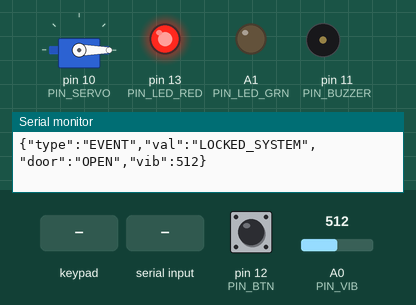
This sketch was run on a simulated Arduino Uno, built with avr-gcc and run on an emulated ATmega328P. Parts: servo, output pins drawn as LEDs (lit = HIGH), buzzer (waves = sounding), the last lines printed to the serial monitor. The inputs (shaded band) are chosen by the test bench; at power-on: A0 (PIN_VIB) = 512, pin 12 (PIN_BTN) HIGH.

Above: at 1.3 s.
1.4 s: A0 (PIN_VIB) set to 889
4.4 s: A0 (PIN_VIB) set to 908
At 5.65 s:
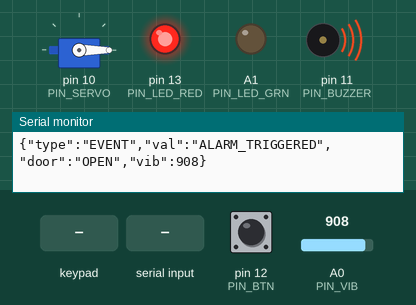
7.4 s: keypad keys 1 2 3 4 # pressed 0.4 s apart
At 9.16 s:
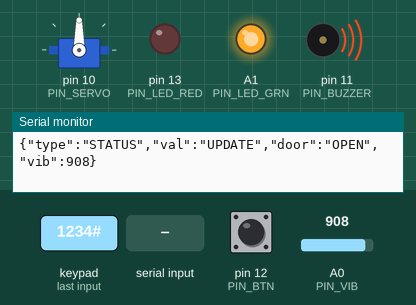
13.9 s: key '#' pressed
16.9 s: "UNLOCK\n" received over Serial
Timing chart, 0 to 20.9 s (numbered marks = the images above; inputs shaded):
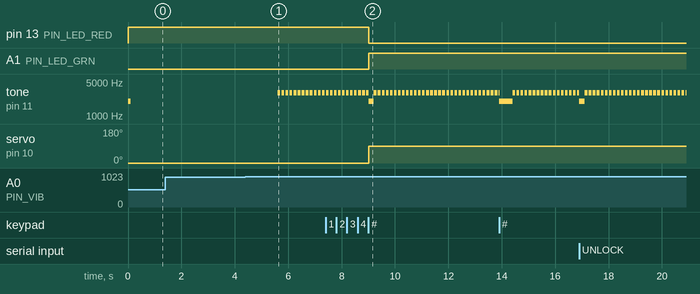

The sketch:

sketch.ino
```cpp
#include <Keypad.h>
#include <Servo.h>
#include <ArduinoJson.h>
#include "config.h"  // Import settings from the external file

// --- KEYPAD SETUP ---
// (Rows/Cols layout remains here as it's specific to the library logic)
const byte ROWS = 4;
const byte COLS = 4;
char keys[ROWS][COLS] = {
  {'1','2','3','A'},
  {'4','5','6','B'},
  {'7','8','9','C'},
  {'*','0','#','D'}
};

// Initialize Keypad using pins from config.h
// We cast to (byte*) because the Keypad library expects non-const arrays
Keypad keypad = Keypad(makeKeymap(keys), (byte*)ROW_PINS, (byte*)COL_PINS, ROWS, COLS);

Servo myservo;
String inputCode = "";

// State Variables
bool isLocked = true;
bool alarmActive = false;

// Logic Variables
int strikeCount = 0;
unsigned long lastStrikeTime = 0;
unsigned long lastUpdate = 0;
unsigned long lastAlarmBeep = 0;
int lastDoorState = -1;

void setup() {
  Serial.begin(9600);
  myservo.attach(PIN_SERVO);
  pinMode(PIN_BUZZER, OUTPUT);
  pinMode(PIN_BTN, INPUT_PULLUP);
  pinMode(PIN_LED_RED, OUTPUT);
  pinMode(PIN_LED_GRN, OUTPUT);

  lastDoorState = digitalRead(PIN_BTN);
  lockDoor("SYSTEM");
}

void loop() {
  // 1. KEYPAD
  char key = keypad.getKey();
  if (key) {
    if (!alarmActive) beep(50);
    if (key == '#') { checkCode(); inputCode = ""; }
    else if (key == '*') { inputCode = ""; beep(200); }
    else { inputCode += key; }
  }

  // 2. SENSORS
  checkSuspiciousVibration();
  checkDoorStatus();

  // 3. ALARM
  if (alarmActive) playWarningSound();

  // 4. REMOTE COMMANDS
  if (Serial.available()) {
    String cmd = Serial.readStringUntil('\n');
    cmd.trim();
    if (cmd == "UNLOCK") unlockDoor("REMOTE");
    if (cmd == "LOCK") lockDoor("REMOTE");
    if (cmd == "CLEAR_ALARM") clearAlarm("REMOTE");
  }

  // 5. HEARTBEAT
  if (millis() - lastUpdate > 3000) {
    sendJSON("STATUS", "UPDATE");
    lastUpdate = millis();
  }
}

// --- NEW FUNCTION: CLEAR ALARM ---
void clearAlarm(String source) {
  if (alarmActive) {
    alarmActive = false;
    strikeCount = 0;
    sendJSON("EVENT", "ALARM_CLEARED_" + source);
    beep(100); beep(100);
  }
}

void checkDoorStatus() {
  int currentDoorState = digitalRead(PIN_BTN);
  if (currentDoorState != lastDoorState) {
    delay(50);
    if (digitalRead(PIN_BTN) == currentDoorState) {
      if (currentDoorState == HIGH) sendJSON("EVENT", "DOOR_OPEN");
      else sendJSON("EVENT", "DOOR_CLOSED");
      lastDoorState = currentDoorState;
    }
  }
}

void checkSuspiciousVibration() {
  int vibReading = analogRead(PIN_VIB);
  unsigned long now = millis();

  if (vibReading > VIB_THRESHOLD && !alarmActive) {
    if (now - lastStrikeTime > COOLDOWN_MS) {
      strikeCount++;
      lastStrikeTime = now;
      if (strikeCount >= ALARM_TRIGGER_COUNT) {
        alarmActive = true;
        sendJSON("EVENT", "ALARM_TRIGGERED");
        strikeCount = 0;
      }
    }
  }
  if (strikeCount > 0 && (now - lastStrikeTime > RESET_WINDOW_MS)) {
    strikeCount = 0;
  }
}

void playWarningSound() {
  if (millis() - lastAlarmBeep > 150) {
    lastAlarmBeep = millis();
    tone(PIN_BUZZER, 3000, 100);
  }
}

void checkCode() {
  if (inputCode == ALARM_RESET_CODE) {
    clearAlarm("KEYPAD");
    return;
  }

  if (inputCode == MASTER_CODE) {
    if (isLocked) unlockDoor("KEYPAD");
    else lockDoor("KEYPAD");
  } else {
    beep(500);
    sendJSON("EVENT", "AUTH_FAIL");
  }
}

void unlockDoor(String source) {
  myservo.write(90);
  isLocked = false;
  digitalWrite(PIN_LED_RED, LOW);
  digitalWrite(PIN_LED_GRN, HIGH);
  beep(200);
  sendJSON("EVENT", "UNLOCKED_" + source);
}

void lockDoor(String source) {
  myservo.write(0);
  isLocked = true;
  digitalWrite(PIN_LED_RED, HIGH);
  digitalWrite(PIN_LED_GRN, LOW);
  beep(100);
  sendJSON("EVENT", "LOCKED_" + source);
}

void beep(int d) {
  tone(PIN_BUZZER, 2000, d);
  delay(d);
}

void sendJSON(String type, String val) {
  StaticJsonDocument<200> doc;
  doc["type"] = type;
  doc["val"] = val;
  doc["door"] = digitalRead(PIN_BTN) == HIGH ? "OPEN" : "CLOSED";
  doc["vib"] = analogRead(PIN_VIB);
  serializeJson(doc, Serial);
  Serial.println();
}
```

config.h
```cpp
#ifndef CONFIG_H
#define CONFIG_H

// --- HARDWARE PINS ---
// Change these here if you change your wiring
const int PIN_SERVO   = 10;
const int PIN_BUZZER  = 11;
const int PIN_BTN     = 12; // Door Sensor (Reed Switch)
const int PIN_LED_RED = 13;
const int PIN_LED_GRN = A1;
const int PIN_VIB     = A0; // Vibration Sensor

// --- KEYPAD CONFIGURATION ---
const byte ROW_PINS[4] = {9, 8, 7, 6};
const byte COL_PINS[4] = {5, 4, 3, 2};

// --- SECURITY SECRETS ---
// Update these codes to secure your physical lock
const String MASTER_CODE      = "1234"; // Code to Unlock
const String ALARM_RESET_CODE = "A";    // Code to Silence Alarm

// --- TUNING PARAMETERS ---
const int VIB_THRESHOLD       = 900;    // Sensitivity (0-1023)
const int COOLDOWN_MS         = 300;    // Debounce time
const int RESET_WINDOW_MS     = 10000;  // Time to reset strike count
const int ALARM_TRIGGER_COUNT = 5;      // Strikes needed to trigger

#endif
```

Measured:
- the behaviour switches between 900 and 901 on A0 (PIN_VIB) (found by bisection; images 0 and 1)
- after the input at 4.4 s, tone on pin 11 (PIN_BUZZER): alternates 3000 Hz for 0.10 s and silent for 0.05 s, starting after 1.2 s
- after the input at 7.4 s, pin 13 (PIN_LED_RED): HIGH → LOW after 1.6 s; A1 (PIN_LED_GRN): LOW → HIGH after 1.6 s; servo on pin 10 (PIN_SERVO): 0° → 90° after 1.6 s
